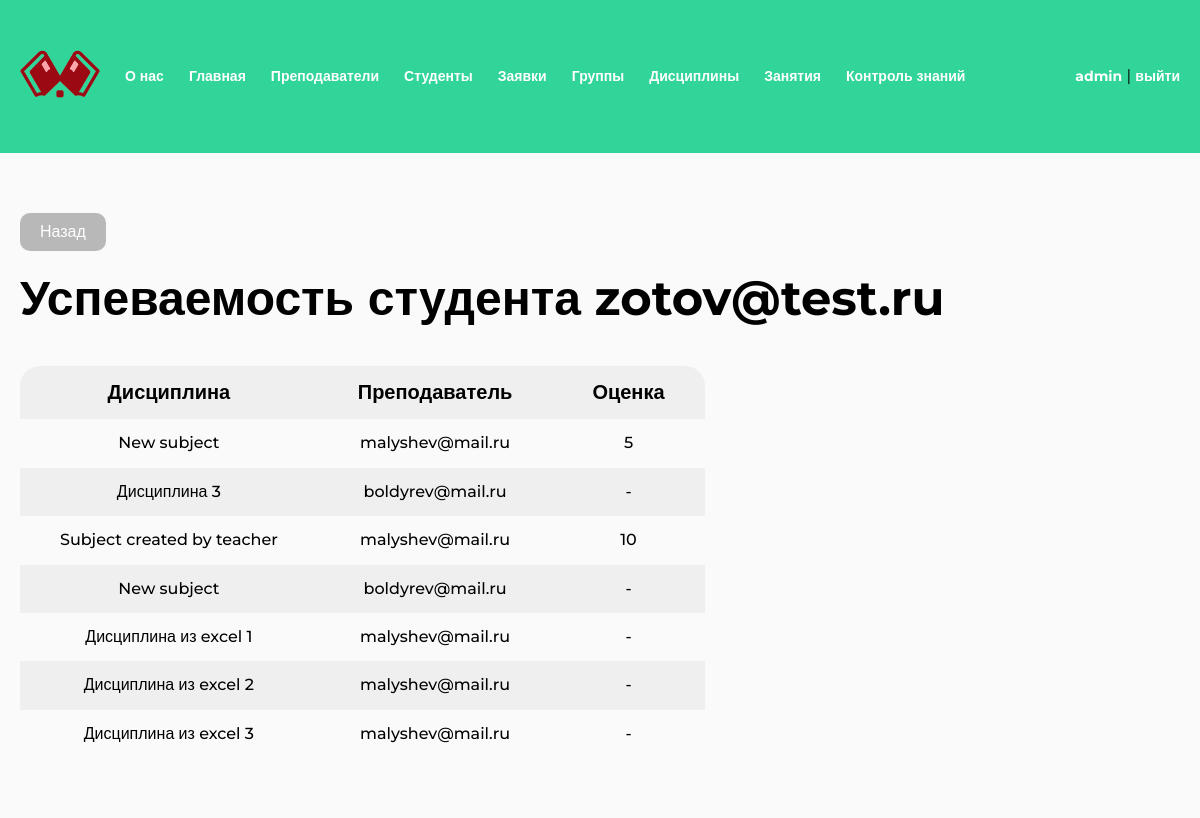
Before: /group/student-grade/16/ (signed in) with the older database file.
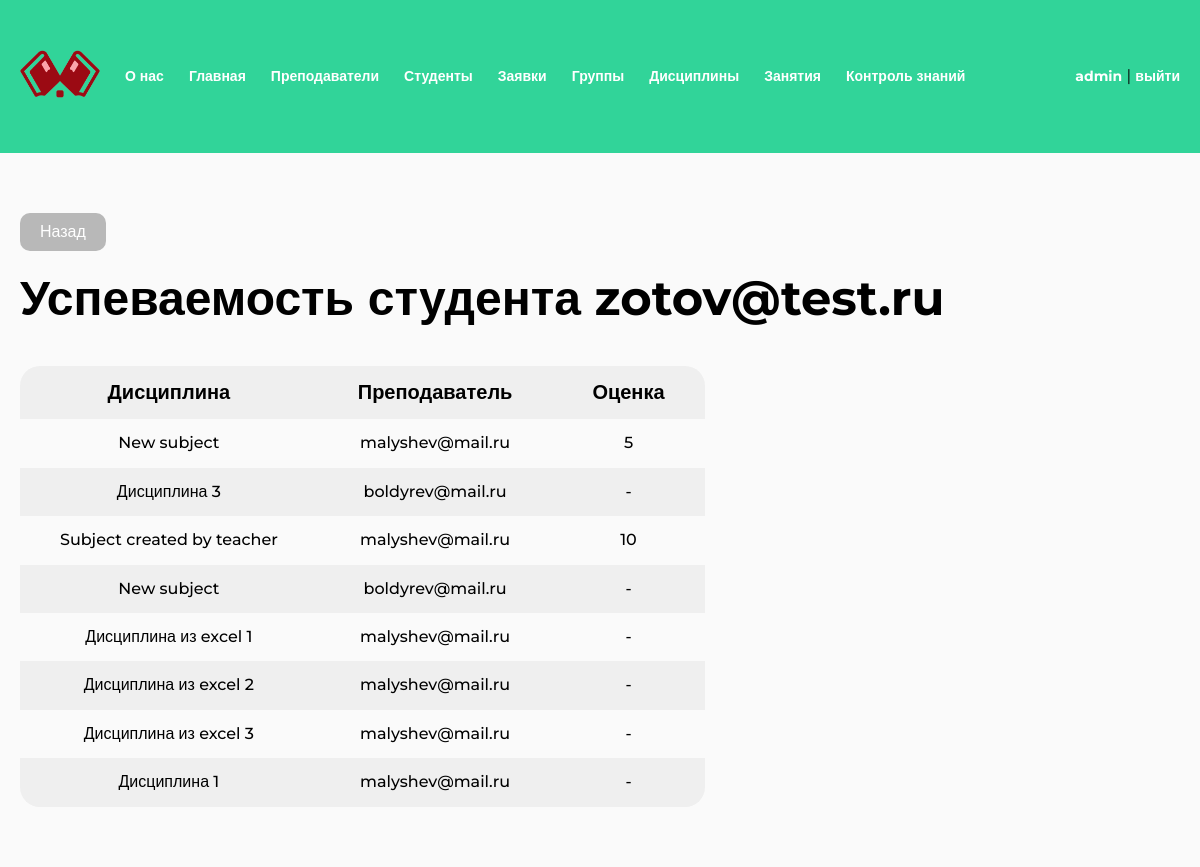
After: the same page with the newer database file.
### study/models.py (models this page shows, shortened)
class TeacherGroupSubject(models.Model):
    teacher = models.ForeignKey(User, related_name="subjects", on_delete=models.CASCADE)
    subject = models.ForeignKey(Subject, related_name="items", on_delete=models.CASCADE)
    group = models.ForeignKey(Group, related_name="subjects", on_delete=models.CASCADE)
    class Meta:
        verbose_name = "Дисциплина группы"
        verbose_name_plural = "Дисциплины групп"
    def __str__(self):
        return f"{self.subject.name}, группа {self.group.number}, преподаватель {self.teacher}"
    def get_user_average_score(self, user):
        lessons = self.lessons.filter(test__isnull=False)
        score = sum(lesson.get_test_user_best_try(user) for lesson in lessons)
        count = len(lessons)
        if count:
            return round(score / count / 10)
        return None

class Subject(models.Model):
    name = models.CharField(max_length=128)
    class Meta:
        verbose_name = "Дисциплина"
        verbose_name_plural = "Дисциплины"
    def __str__(self):
        return self.name

### study/views.py (the view)
# urls.py: path("group/student-grade/<int:pk>/", views.StudentGradeView.as_view(), name="group-student-grade"),
@method_decorator(not_student, name="dispatch")
class StudentGradeView(LoginRequiredMixin, View):
    def get(self, request, *args, **kwargs):
        student = get_object_or_404(User, pk=kwargs.get("pk"))
        grade = student.profile.get_grade()
        print(grade)
        return render(
            request,
            "study/student-grade.html",
            {
                "student": student,
                "grade": grade
            }
        )

### accounts/models.py (called while the page is built)
    def get_grade(self):
        grade = {}
        group = self.user.group_set.first()
        if not group:
            return grade
        for subject in group.subjects.all():
            subject_average_score = subject.get_user_average_score(self.user)
            if subject_average_score:
                grade[subject] = subject_average_score
            else:
                grade[subject] = "-"
        return grade

### study/models.py (called while the page is built)
    def get_test_user_best_try(self, user):
        tries = [try_.score for try_ in Try.objects.filter(test=self.test, user=user)]
        if tries:
            return max(tries)
        return 0

### study/templates/study/student-grade.html (shortened to what this page needs)
{% extends "base.html" %}
{% load util %}
{% load static %}
{% block extra_css %}
<link rel="stylesheet" href="{% static 'css/table.css' %}">
{% endblock %}
{% block content %}
{% if user.profile.type == 1 %}
<a href="{% url 'students' %}" class="back">Назад</a>
{% else %}
<a href="{% url 'my-group' %}" class="back">Назад</a>
{% endif %}
<section >
    <h1 class="h1">Успеваемость студента {{ student }}</h1>
    <div class="table-wrapper mt-40">
        <table class="table">
        <thead>
            <tr>
                <th>Дисциплина</th>
                <th>Преподаватель</th>
                <th>Оценка</th>
            </tr>
        </thead>
        <tbody>
            {% for subject, score in grade.items %}
            <tr>
                <td>{{ subject.subject }}</td>
                <td>{{ subject.teacher }}</td>
                <td>{{ score }}</td>
            </tr>
            {% endfor %}
        </tbody>
    </table>
    </div>
</section>
{% endblock %}

Changed rows visible on the page:
added TeacherGroupSubject: subject "Дисциплина 1", teacher "malyshev@mail.ru", score "-"
